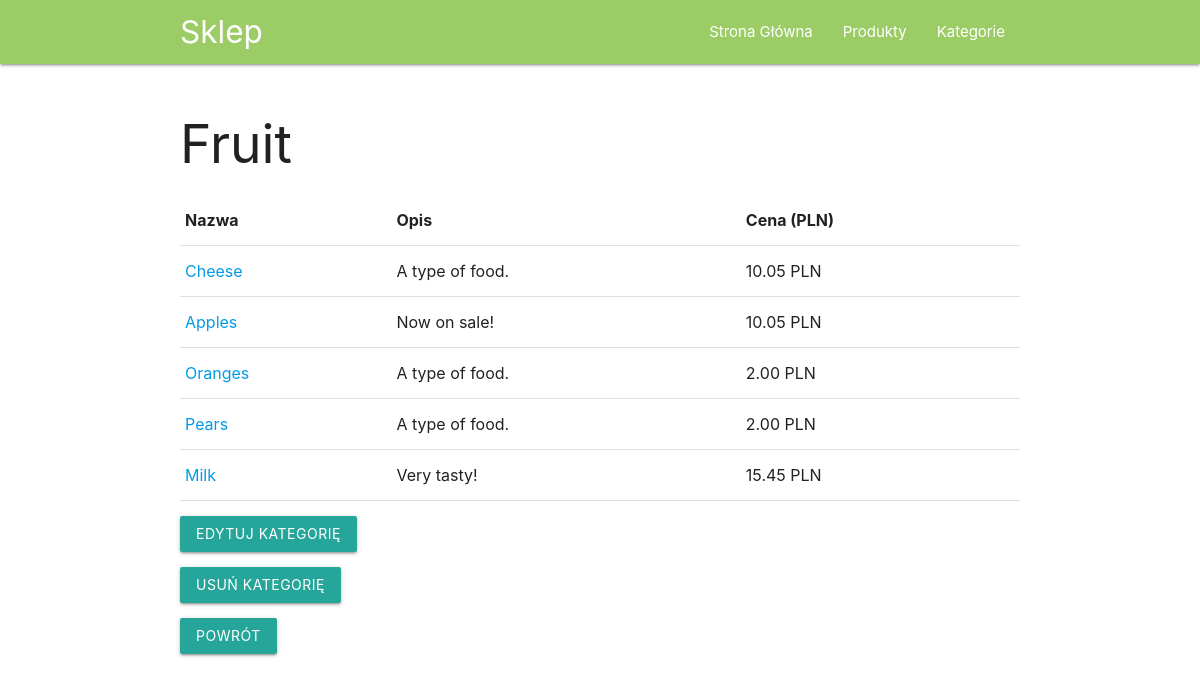
The page /category/detail/fruit/ on the database its author committed.
### product_manager/models.py (models this page shows, shortened)
class Category(models.Model):
    name = models.CharField(max_length=155)
    slug = extension_fields.AutoSlugField(populate_from='name', blank=True)
    class Meta:
        ordering = ('-pk',)
    def get_update_url(self):
        return reverse('product_manager_category_update', args=(self.slug,))
    def get_delete_url(self):
        return reverse('product_manager_category_delete', args=(self.slug,))

class Product(models.Model):
    name = models.CharField(max_length=155)
    slug = extension_fields.AutoSlugField(populate_from='name', blank=True)
    description = models.TextField(max_length=250)
    price = models.DecimalField(max_digits=8, decimal_places=2)
    category = models.ForeignKey(
        'Category',
        on_delete=models.CASCADE,
        related_name='category'
    )
    class Meta:
        ordering = ('-pk',)
    def get_absolute_url(self):
        return reverse('product_manager_product_detail', args=(self.slug,))

### product_manager/views.py (the view)
# urls.py: path('category/detail/<slug:slug>/', views.CategoryDetailView.as_view(), name='product_manager_category_detail'),
class CategoryDetailView(DetailView):
    model = Category
    def get_context_data(self, **kwargs):
        context = super().get_context_data(**kwargs)
        context['products_in_category'] = Product.objects.filter(category=context['object'])
        return context

### product_manager/templates/product_manager/category_detail.html
{% extends "base.html" %}
{% load static %}
{% block content %}
	<h2>{{ object.name }}</h2>
	<table>
        <thead>
          <tr>
              <th>Nazwa</th>
              <th>Opis</th>
              <th>Cena (PLN)</th>
          </tr>
        </thead>
		<tbody>
		{% for product_item in products_in_category %}
			<tr>
				<td><a href="{{product_item.get_absolute_url}}">{{ product_item.name }}</a></td>
				<td>{{ product_item.description }}</td>
				<td>{{ product_item.price }} PLN</td>
			</tr>
		{% endfor %}
		</tbody>
		</table>
		<p>
			<a class="btn btn-primary" href="{{object.get_update_url}}">Edytuj Kategorię</a>
		</p>
		<p>
			<a class="btn btn-primary" href="{{object.get_delete_url}}">Usuń Kategorię</a>
		</p>
	<p><a class="btn btn-default" href="{% url 'product_manager_category_list' %}">Powrót</a></p>
{% endblock %}

### rows shown on the page
Category: name "Fruit"
Product: name "Cheese", description "A type of food.", price "10.05"
Product: name "Apples", description "Now on sale!", price "10.05"
Product: name "Oranges", description "A type of food.", price "2.00"
Product: name "Pears", description "A type of food.", price "2.00"
Product: name "Milk", description "Very tasty!", price "15.45"
